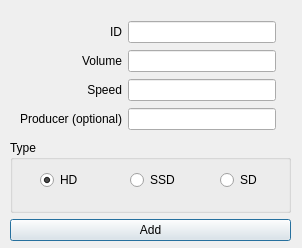
<?xml version="1.0" encoding="UTF-8"?>
<ui version="4.0">
 <class>MainWindow</class>
 <widget class="QMainWindow" name="MainWindow">
  <property name="geometry">
   <rect>
    <x>0</x>
    <y>0</y>
    <width>302</width>
    <height>248</height>
   </rect>
  </property>
  <property name="windowTitle">
   <string>Add Storage</string>
  </property>
  <widget class="QWidget" name="centralwidget">
   <widget class="QWidget" name="">
    <property name="geometry">
     <rect>
      <x>20</x>
      <y>20</y>
      <width>256</width>
      <height>111</height>
     </rect>
    </property>
    <layout class="QGridLayout" name="gridLayout">
     <item row="0" column="0">
      <widget class="QLabel" name="label_pipelineid">
       <property name="text">
        <string>ID</string>
       </property>
       <property name="alignment">
        <set>Qt::AlignRight|Qt::AlignTrailing|Qt::AlignVCenter</set>
       </property>
      </widget>
     </item>
     <item row="0" column="1">
      <widget class="QLineEdit" name="lineEdit_id"/>
     </item>
     <item row="1" column="0">
      <widget class="QLabel" name="label_pipelineid_4">
       <property name="text">
        <string>Volume</string>
       </property>
       <property name="alignment">
        <set>Qt::AlignRight|Qt::AlignTrailing|Qt::AlignVCenter</set>
       </property>
      </widget>
     </item>
     <item row="1" column="1">
      <widget class="QLineEdit" name="lineEdit_volume"/>
     </item>
     <item row="2" column="0">
      <widget class="QLabel" name="label_pipelineid_3">
       <property name="text">
        <string>Speed</string>
       </property>
       <property name="alignment">
        <set>Qt::AlignRight|Qt::AlignTrailing|Qt::AlignVCenter</set>
       </property>
      </widget>
     </item>
     <item row="2" column="1">
      <widget class="QLineEdit" name="lineEdit_speed"/>
     </item>
     <item row="3" column="0">
      <widget class="QLabel" name="label_pipelineid_5">
       <property name="text">
        <string>Producer (optional)</string>
       </property>
       <property name="alignment">
        <set>Qt::AlignRight|Qt::AlignTrailing|Qt::AlignVCenter</set>
       </property>
      </widget>
     </item>
     <item row="3" column="1">
      <widget class="QLineEdit" name="lineEdit_producer"/>
     </item>
    </layout>
   </widget>
   <widget class="QWidget" name="">
    <property name="geometry">
     <rect>
      <x>10</x>
      <y>140</y>
      <width>281</width>
      <height>101</height>
     </rect>
    </property>
    <layout class="QVBoxLayout" name="verticalLayout">
     <item>
      <widget class="QGroupBox" name="groupBoxType">
       <property name="title">
        <string>Type</string>
       </property>
       <widget class="QRadioButton" name="radioButtonHD">
        <property name="enabled">
         <bool>true</bool>
        </property>
        <property name="geometry">
         <rect>
          <x>30</x>
          <y>30</y>
          <width>95</width>
          <height>20</height>
         </rect>
        </property>
        <property name="text">
         <string>HD</string>
        </property>
        <property name="checked">
         <bool>true</bool>
        </property>
       </widget>
       <widget class="QRadioButton" name="radioButtonSSD">
        <property name="enabled">
         <bool>true</bool>
        </property>
        <property name="geometry">
         <rect>
          <x>120</x>
          <y>30</y>
          <width>95</width>
          <height>20</height>
         </rect>
        </property>
        <property name="text">
         <string>SSD</string>
        </property>
        <property name="checked">
         <bool>false</bool>
        </property>
       </widget>
       <widget class="QRadioButton" name="radioButtonSD">
        <property name="enabled">
         <bool>true</bool>
        </property>
        <property name="geometry">
         <rect>
          <x>210</x>
          <y>30</y>
          <width>95</width>
          <height>20</height>
         </rect>
        </property>
        <property name="text">
         <string>SD</string>
        </property>
        <property name="checked">
         <bool>false</bool>
        </property>
        <property name="autoExclusive">
         <bool>true</bool>
        </property>
       </widget>
      </widget>
     </item>
     <item>
      <widget class="QPushButton" name="add_button">
       <property name="text">
        <string>Add</string>
       </property>
       <property name="autoDefault">
        <bool>true</bool>
       </property>
       <property name="default">
        <bool>true</bool>
       </property>
      </widget>
     </item>
    </layout>
   </widget>
  </widget>
 </widget>
 <tabstops>
  <tabstop>lineEdit_id</tabstop>
  <tabstop>lineEdit_volume</tabstop>
  <tabstop>lineEdit_speed</tabstop>
  <tabstop>lineEdit_producer</tabstop>
  <tabstop>radioButtonHD</tabstop>
  <tabstop>radioButtonSSD</tabstop>
  <tabstop>radioButtonSD</tabstop>
  <tabstop>add_button</tabstop>
 </tabstops>
 <resources/>
 <connections/>
</ui>
